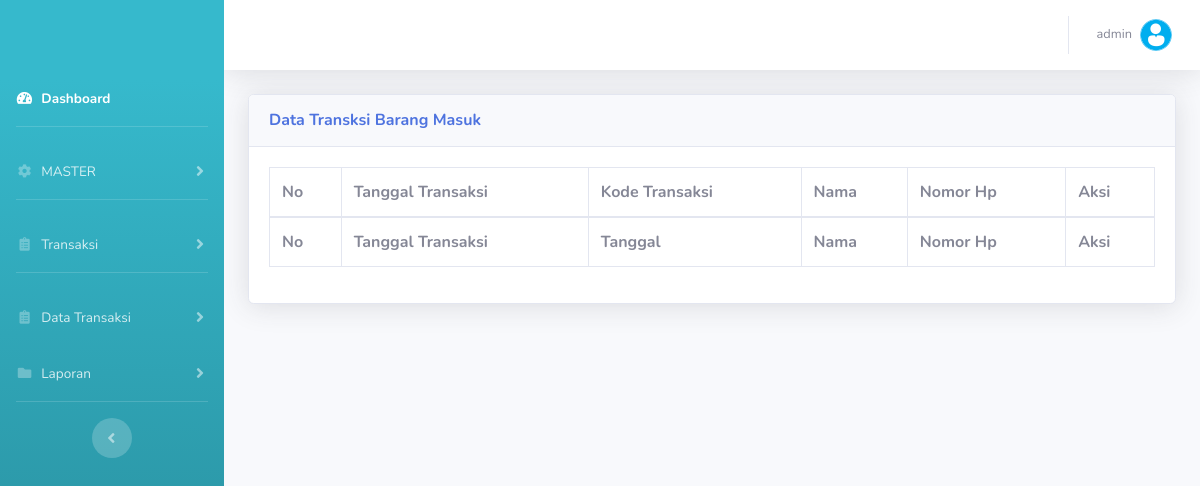
Page /v_masuk.php (signed in) on the earlier database version.
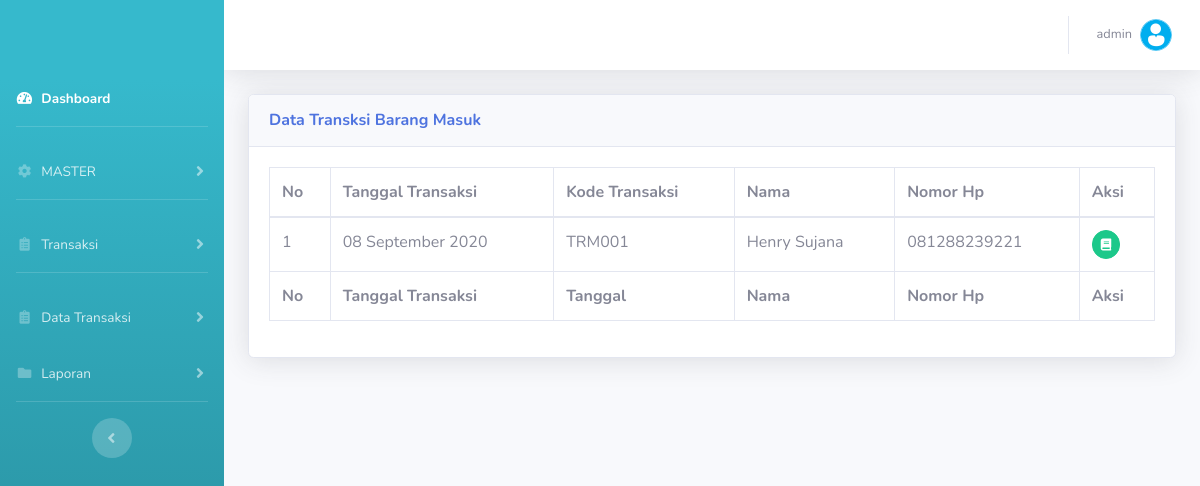
Same page on the later database version.
### tables this page shows
CREATE TABLE `tbl_masuk` (
  `kodetransaksi` varchar(20) NOT NULL,
  `tanggaltransaksi` date NOT NULL,
  `nama` varchar(100) NOT NULL,
  `nomorhp` varchar(13) NOT NULL,
  `penanggungjawab` varchar(50) NOT NULL
);

### fnc.php (called while the page is built, shortened)
<?php
	function TanggalIndo($date){
	$BulanIndo = array("Januari", "Februari", "Maret", "April", "Mei", "Juni", "Juli", "Agustus", "September", "Oktober", "November", "Desember");
	$tahun = substr($date, 0, 4);
	$bulan = substr($date, 5, 2);
	$tgl   = substr($date, 8, 2);
	$result = $tgl . " " . $BulanIndo[(int)$bulan-1] . " ". $tahun;
	return($result);
}
 ?>

### v_masuk.php (the view)
<?php include 'head.php'; ?>
        <div class="container-fluid">
          <div class="card shadow mb-4">
            <div class="card-header py-3">
              <h6 class="m-0 font-weight-bold text-primary">Data Transksi Barang Masuk</h6>
            </div>
            <div class="card-body">
              <div class="table-responsive">
                <table class="table table-bordered" id="dataTable" width="100%" cellspacing="0">
                  <thead>
                    <tr>
                      <th>No</th>
                      <th>Tanggal Transaksi</th>
                      <th>Kode Transaksi</th>
                      <th>Nama</th>
                      <th>Nomor Hp</th>
                      <th>Aksi</th>
                    </tr>
                  </thead>
                  <tfoot>
                    <tr>
                      <th>No</th>
                      <th>Tanggal Transaksi</th>
                      <th>Tanggal</th>
                      <th>Nama</th>
                      <th>Nomor Hp</th>
                      <th>Aksi</th>
                    </tr>
                  </tfoot>
                  <tbody>
                  <?php $qwr=mysqli_query($koneksi,"SELECT * from tbl_masuk order by kodetransaksi ASC");
                  $no=1;
                        while ($data=mysqli_fetch_array($qwr)){
                  ?>
                    <tr>
                      <td><?php echo $no++; ?></td>
                      <td><?php echo TanggalIndo($data['tanggaltransaksi']); ?></td>
                      <td><?php echo $data['kodetransaksi']; ?></td>
                      <td><?php echo $data['nama']; ?></td>
                      <td><?php echo $data['nomorhp']; ?></td>
                      <td>
                        <a href="v_detail-transaksi-masuk.php?id=<?php echo $data['kodetransaksi'] ?>" class="btn btn-success btn-circle btn-sm" title="DETAIL"><i class="fas fa-book"></i></a>
                      </td>
                    </tr>
                  <?php } ?>
                  </tbody>
                </table>
              </div>
            </div>
          </div>
        </div>
      </div>
      <?php include 'foot.php'; ?>

Differences in the rows shown:
added tbl_masuk: tanggaltransaksi "08 September 2020", kodetransaksi "TRM001", nama "Henry Sujana", nomorhp "081288239221"
